Frame 1 (no input): blank canvas, image omitted
Frame 60 (the mouse pressed at the canvas centre just before this capture): blank canvas, image omitted
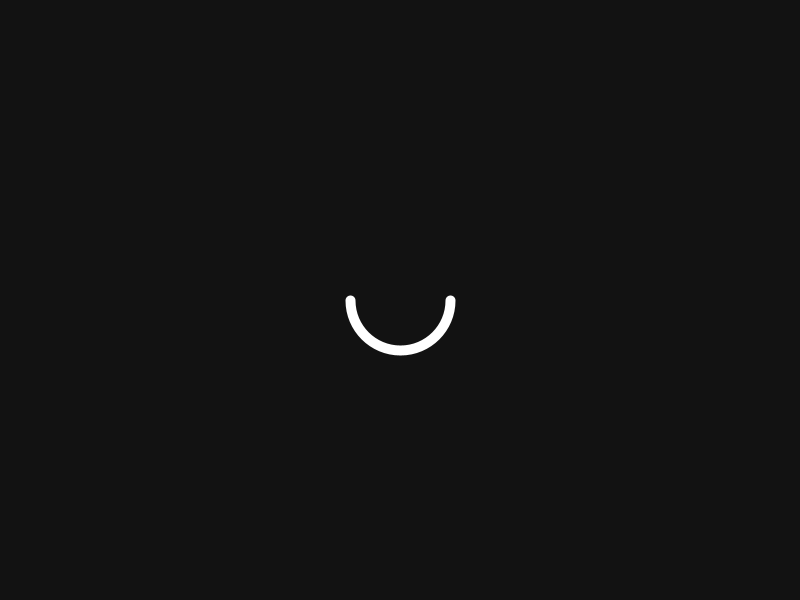
Frame 120 (the mouse held since frame 60 and released just before this capture)

The Processing sketch whose frames 1 and 60 were blank and that drew this single picture after the mouse press (run headless with seeded random() and noise(); from frame 60 on, the mouse is pressed at the canvas centre):

// Processing sketch: progress_bar_18_04_22
// ── progress_bar_18_04_22.pde
void setup(){
  size(800, 600);
}

void draw(){
  background(#121212);
  noFill();
  strokeWeight(10);
  stroke(#FFFFFF);
  float deg = map(mouseX, 0, width, 0, 360);
  float radian_end = deg * (PI/180);
  arc(width/2, height/2, 100, 100, 0, radian_end); 
  
}
